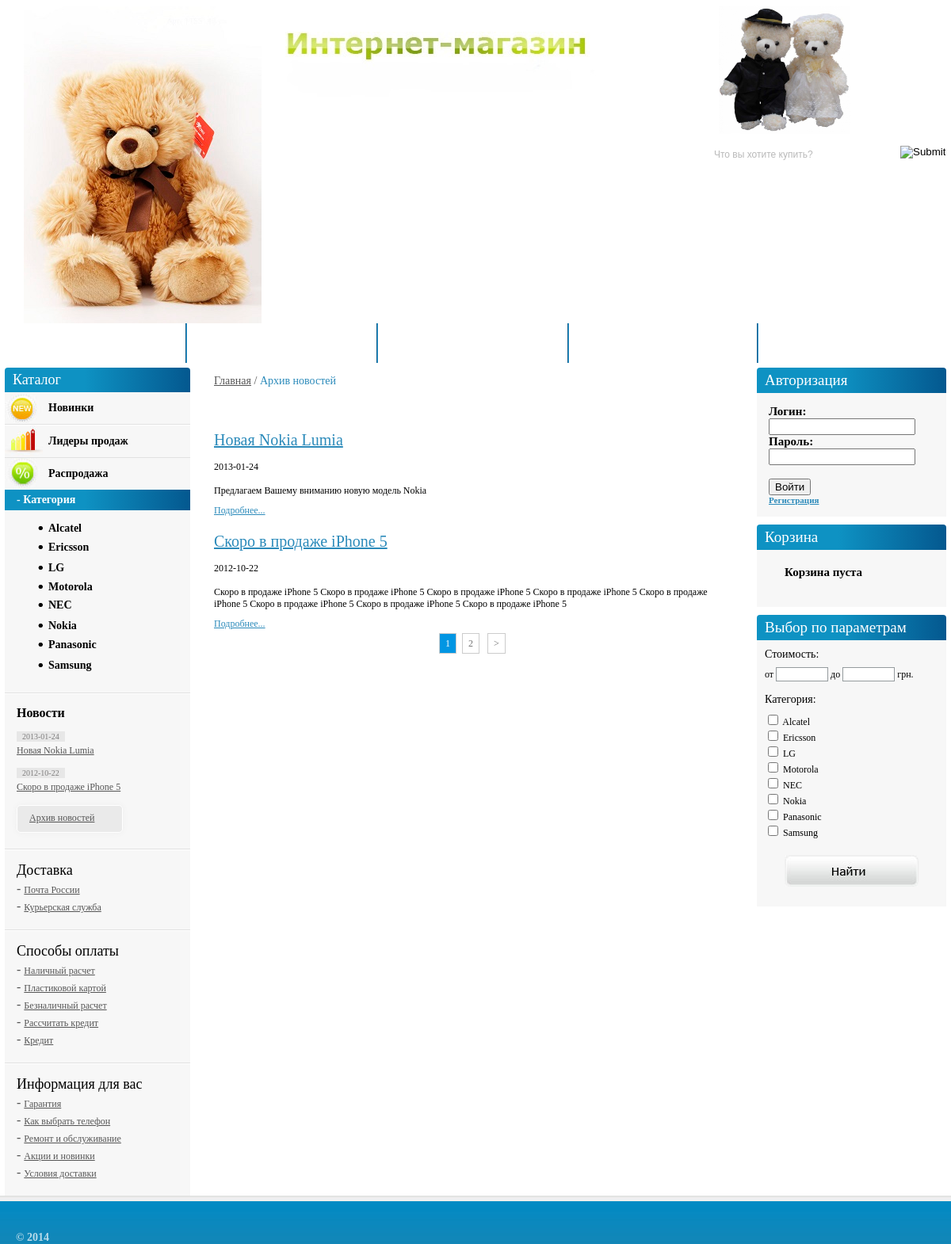
/?view=archive, run on the app's committed database.
### tables this page shows
CREATE TABLE IF NOT EXISTS `pages` (
  `page_id` tinyint(3) unsigned NOT NULL AUTO_INCREMENT,
  `title` varchar(255) NOT NULL,
  `keywords` varchar(255) NOT NULL,
  `description` varchar(255) NOT NULL,
  `position` tinyint(3) unsigned NOT NULL DEFAULT '0',
  `text` text NOT NULL,
  PRIMARY KEY (`page_id`)
);

CREATE TABLE IF NOT EXISTS `news` (
  `news_id` int(10) unsigned NOT NULL AUTO_INCREMENT,
  `title` varchar(255) NOT NULL,
  `keywords` varchar(255) NOT NULL,
  `description` varchar(255) NOT NULL,
  `anons` text NOT NULL,
  `text` text NOT NULL,
  `date` date NOT NULL,
  PRIMARY KEY (`news_id`)
);

### controller/controller.php (called while the page is built, shortened)
<?php
require_once 'functions/functions.php';
$cat = catalog();
$informers = informer();
$pages = pages();
$news = get_title_news();
$view = empty($_GET['view']) ? 'hits' : $_GET['view'];
switch($view){
    case('archive'):
        $perpage = 2;
        if(isset($_GET['page'])){
            $page = (int)$_GET['page'];
            if($page < 1) $page = 1;
        }else{
            $page = 1;
        }
        $count_rows = count_news();
        $pages_count = ceil($count_rows / $perpage);
        $start_pos = ($page - 1) * $perpage;
        $all_news = get_all_news($start_pos, $perpage);
    break;
}
require_once TEMPLATE.'index.php';

### index.php (called while the page is built, shortened)
<?php
require_once CONTROLLER;

### model/model.php (called while the page is built, shortened)
<?php
function catalog(){
    $query = "SELECT * FROM brands ORDER BY parent_id, brand_name";
    $res = mysql_query($query) or die(mysql_query());
    $cat = array();
    while($row = mysql_fetch_assoc($res)){
        if(!$row['parent_id']){
            $cat[$row['brand_id']][] = $row['brand_name'];
        }else{
            $cat[$row['parent_id']]['sub'][$row['brand_id']] = $row['brand_name'];
        }
    }
    return $cat;
}
function pages(){
    $query = "SELECT page_id, title FROM pages ORDER BY position";
    $res = mysql_query($query);
    $pages = array();
    while($row = mysql_fetch_assoc($res)){
        $pages[] = $row;
    }
    return $pages;
}
function get_title_news(){
    $query = "SELECT news_id, title, date FROM news ORDER BY date DESC LIMIT 2";
    $res = mysql_query($query);
    $news = array();
    while($row = mysql_fetch_assoc($res)){
        $news[] = $row;
    }
    return $news;
}
function get_all_news($start_pos, $perpage){
    $query = "SELECT news_id, title, anons, date FROM news ORDER BY date DESC LIMIT $start_pos, $perpage";
    $res = mysql_query($query);
    $all_news = array();
    while($row = mysql_fetch_assoc($res)){
        $all_news[] = $row;
    }
    return $all_news;
}
function count_news(){
    $query = "SELECT COUNT(news_id) FROM news";
    $res = mysql_query($query);
    $count_news = mysql_fetch_row($res);
    return $count_news[0];
}
function informer(){
    $query = "SELECT * FROM links
                INNER JOIN informers ON
                    links.parent_informer = informers.informer_id
                        ORDER BY informer_position, links_position";
    $res = mysql_query($query) or die(mysql_query());
    $informers = array();
    $name = '';
    while($row = mysql_fetch_assoc($res)){
        if($row['informer_name'] != $name){
            $informers[$row['informer_id']][] = $row['informer_name'];
            $name = $row['informer_name'];
        }
        $informers[$row['parent_informer']]['sub'][$row['link_id']] = $row['link_name'];
    }
    return $informers;
}

### views/ishop/archive.php (the view, shortened to what this page needs)
<div class="kroshka">
	<a href="<?=PATH?>">Главная</a> / <span>Архив новостей</span>
</div>
<div class="content-txt">
    <?php if($all_news): ?>
        <?php foreach($all_news as $item): ?>
            <h2><a href="?view=news&amp;news_id=<?=$item['news_id']?>"><?=$item['title']?></a></h2>
            <span class="news_date"><?=$item['date']?></span>
            <br /><br />
            <?=$item['anons']?>
            <p><a href="?view=news&amp;news_id=<?=$item['news_id']?>">Подробнее...</a></p>
        <?php endforeach; ?>
        <?php if($pages_count > 1) pagination($page, $pages_count); ?>
    <?php else: ?>
        <p>Новостей пока нет!</p>
    <?php endif; ?>
</div>

### views/ishop/inc/header.php (shortened to what this page needs)
<!DOCTYPE html PUBLIC "-//W3C//DTD XHTML 1.0 Transitional//EN" "http://www.w3.org/TR/xhtml1/DTD/xhtml1-transitional.dtd">
<html xmlns="http://www.w3.org/1999/xhtml">
<head>
<link rel="stylesheet" type="text/css" href="<?=TEMPLATE?>css/style.css" />
<link rel="stylesheet" type="text/css" href="./fancybox/jquery.fancybox-1.3.4.css" media="screen" />
</head>
<body>
<div class="main">
	<div class="header">
		<a href="/"><img class="logo" src="<?=TEMPLATE?>images/logo.png" alt="Интернет магазин " /></a>
		<img class="slogan" src="<?=TEMPLATE?>images/slogan.jpg" alt="Интернет-магазин " />
		<div class="head-contact">
		 <a href="/"><img class="logo2" src="<?=TEMPLATE?>images/el-2.png" alt="Интернет магазин " /></a>
		</div>
		<form method="get">
		<ul class="search-head">
			<li><input type="text" name="search" id="quickquery" placeholder="Что вы хотите купить?" /></li>
			<li><input class="search-btn" type="image" src="<?=TEMPLATE?>images/searc-btn.jpg" /></li>
		</ul>
		</form>
	</div>
	<ul class="menu">
		<li><a href="<?=PATH?>">Главная</a></li>
        <?php if($pages): ?>
            <?php foreach($pages as $item): ?>
                <li><a href="?view=page&amp;page_id=<?=$item['page_id']?>"><?=$item['title']?></a></li>
            <?php endforeach; ?>
        <?php endif; ?>
	</ul>

### views/ishop/inc/leftbar.php (shortened to what this page needs)
<div id="left-bar">
			<div class="left-bar-cont">
				<h2>Каталог</h2>
				<h3 class="nav-new"><a href="?view=new">Новинки</a></h3>
				<h3 class="nav-lider"><a href="?view=hits">Лидеры продаж</a></h3>
				<h3 class="nav-sale"><a href="?view=sale">Распродажа</a></h3>
				<h4>- Категория</h4>
				<ul class="nav-catalog" id="accordion">
                    <?php foreach($cat as $key => $item): ?>
                        <?php if(count($item) > 1):  ?>
                        <h3><li><a href="#"><?=$item[0]?></a></li></h3>
                        <?php elseif($item[0]):  ?>
                            <li><a href="?view=cat&amp;category=<?=$key?>"><?=$item[0]?></a></li>
                        <?php endif; ?>
                    <?php endforeach; ?>
				</ul>
				<div class="news">
					<h3>Новости</h3>
                    <?php if($news): ?>
                        <?php foreach($news as $item): ?>
                            <p>
					           <span><?=$item['date']?></span>
        					   <a href="?view=news&amp;news_id=<?=$item['news_id']?>"><?=$item['title']?></a>
        					</p>
                        <?php endforeach; ?>
                        <a href="?view=archive" class="news-arh">Архив новостей</a>
                    <?php else: ?>
                        <p>Новостей пока нет.</p>
                    <?php endif; ?>
				</div>
                <?php foreach($informers as $informer): ?>
                <div class="info">
                    <h3><?=$informer[0]?></h3>
                    <?php foreach($informer['sub'] as $key => $sub): ?>
                    <p>- <a href="?view=informer&amp;informer_id=<?=$key?>"><?=$sub?></a></p>
                    <?php endforeach; ?>
                </div>
                <?php endforeach; ?>
			</div>
		</div>

### data on the page
news: title "Новая Nokia Lumia", date "2013-01-24", anons "Предлагаем Вашему вниманию новую модель Nokia"
news: title "Скоро в продаже iPhone 5", date "2012-10-22", anons "Скоро в продаже iPhone 5 Скоро в продаже iPhone 5 Скоро в продаже iPhone 5 Скоро в продаже iPhone 5 Скоро в продаже iPhone 5 Скоро в продаже iPhone 5 Скоро в продаже iPhone 5 Скоро в продаже iPhone 5"

### other printed values
$page "1"
$page+1 "2"
$item[0] "Alcatel"
$item[0] "Ericsson"
$item[0] "LG"
$item[0] "Motorola"
$item[0] "NEC"
$item[0] "Nokia"
$item[0] "Panasonic"
$item[0] "Samsung"
$informer[0] "Доставка"
$sub "Почта России"
$sub "Курьерская служба"
$informer[0] "Способы оплаты"
$sub "Наличный расчет"
